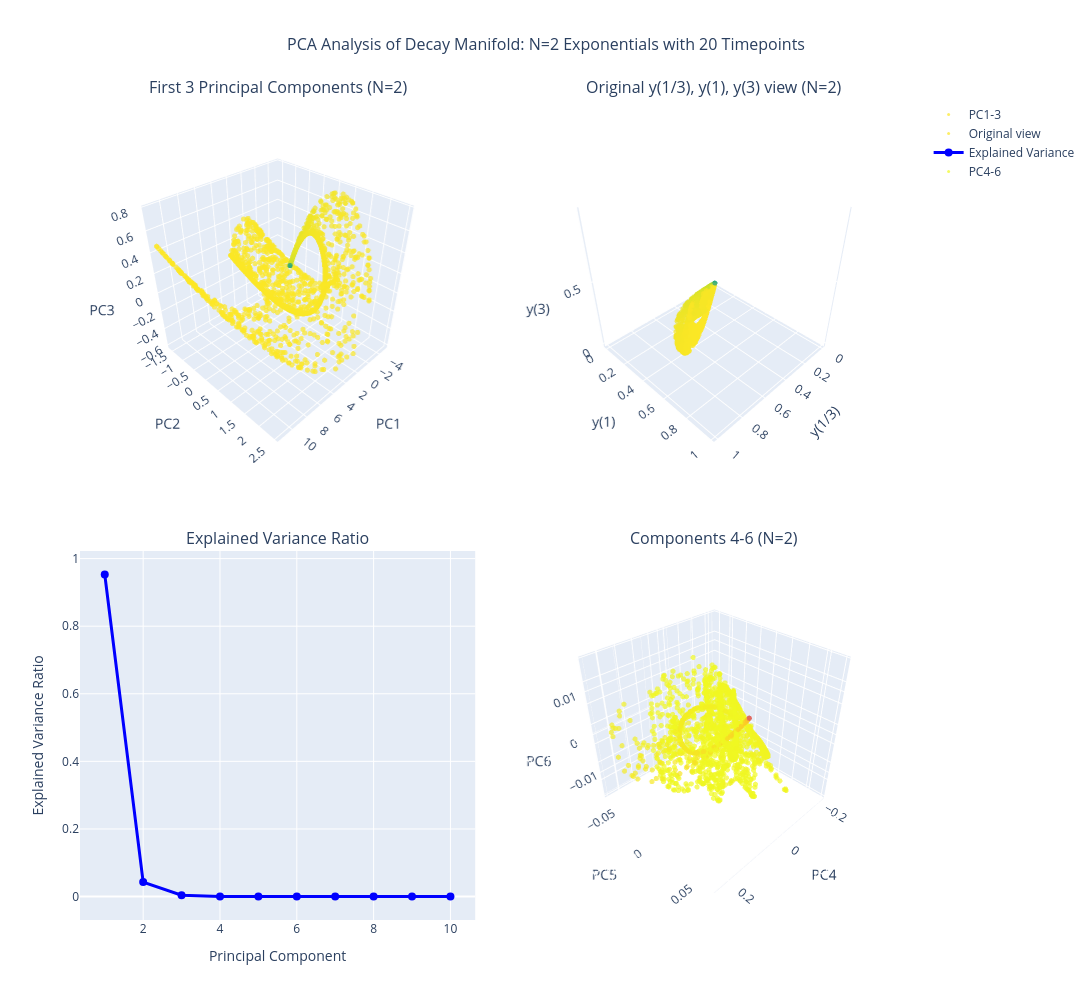
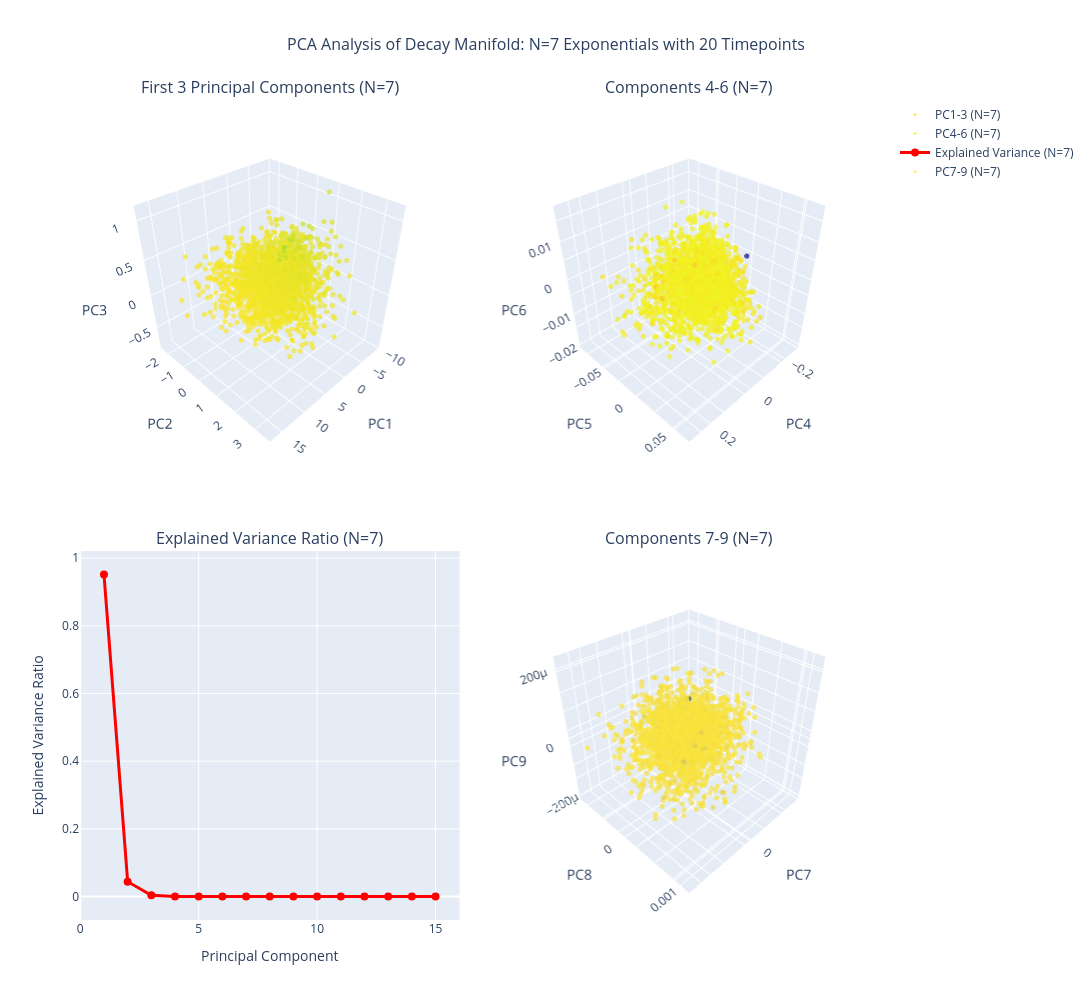

Write notebook code for charts like these, in order.
### Code cell
import numpy as np
import plotly.graph_objects as go
from plotly.subplots import make_subplots
from sklearn.decomposition import PCA
from sklearn.preprocessing import StandardScaler

# --- Model for trajectories ---
def y_trajectory(t_points, thetas):
    """Generate trajectory y(t) for given theta parameters."""
    thetas = np.array(thetas)
    return np.mean(np.exp(-np.outer(thetas, t_points)), axis=0)

# --- Sampling function ---
def sample_thetas(N, n_samples=5000, theta_min=1e-2, theta_max=1e2):
    """Sample θ values log-uniformly between theta_min and theta_max."""
    log_min, log_max = np.log10(theta_min), np.log10(theta_max)
    return 10**np.random.uniform(log_min, log_max, size=(n_samples, N))

# --- Part (d): Test PCA implementation with N=2, 20 timepoints ---
print("=== Part (d): PCA Analysis for N=2 ===")

# Generate 20 timepoints from 0 to 10
t_points = np.linspace(0, 10, 20)
theta_min, theta_max = 1e-2, 1e2

# Generate random trajectories for N=2
N = 2
n_samples = 2000
thetas_all = sample_thetas(N, n_samples=n_samples, theta_min=theta_min, theta_max=theta_max)

# Generate trajectories (each row is one trajectory)
trajectories = np.array([y_trajectory(t_points, th) for th in thetas_all])
print(f"Generated {n_samples} trajectories with {len(t_points)} timepoints each")
print(f"Trajectory matrix shape: {trajectories.shape}")

# Apply PCA
scaler = StandardScaler()
trajectories_scaled = scaler.fit_transform(trajectories)
pca = PCA()
pca_result = pca.fit_transform(trajectories_scaled)

# Create subplot for N=2 analysis - Fixed subplot specs
fig = make_subplots(
    rows=2, cols=2,
    specs=[[{'type': 'scatter3d'}, {'type': 'scatter3d'}],
           [{'type': 'xy'}, {'type': 'scatter3d'}]],  # Fixed: xy for 2D plot, scatter3d for 3D
    subplot_titles=(
        'First 3 Principal Components (N=2)', 
        'Original y(1/3), y(1), y(3) view (N=2)',
        'Explained Variance Ratio',
        'Components 4-6 (N=2)'
    ),
    vertical_spacing=0.1,
    horizontal_spacing=0.05
)

# Plot first 3 principal components
fig.add_trace(
    go.Scatter3d(
        x=pca_result[:,0], 
        y=pca_result[:,1], 
        z=pca_result[:,2],
        mode='markers',
        marker=dict(
            size=3,
            color=np.log10(trajectories[:, 5]),  # Color by y(t) at t≈2.5
            colorscale='Viridis',
            opacity=0.7
        ),
        name='PC1-3',
        hovertemplate='PC1: %{x:.3f}<br>PC2: %{y:.3f}<br>PC3: %{z:.3f}<extra></extra>'
    ),
    row=1, col=1
)

# Compare with original 3-point view
original_3pts = np.array([y_trajectory([1/3, 1, 3], th) for th in thetas_all])
fig.add_trace(
    go.Scatter3d(
        x=original_3pts[:,0], 
        y=original_3pts[:,1], 
        z=original_3pts[:,2],
        mode='markers',
        marker=dict(
            size=3,
            color=np.log10(original_3pts[:, 1]),
            colorscale='Viridis',
            opacity=0.7
        ),
        name='Original view',
        hovertemplate='y(1/3): %{x:.3f}<br>y(1): %{y:.3f}<br>y(3): %{z:.3f}<extra></extra>'
    ),
    row=1, col=2
)

# Plot explained variance ratio (2D plot)
fig.add_trace(
    go.Scatter(
        x=list(range(1, min(11, len(pca.explained_variance_ratio_)+1))),
        y=pca.explained_variance_ratio_[:10],
        mode='lines+markers',
        name='Explained Variance',
        line=dict(color='blue', width=3),
        marker=dict(size=8)
    ),
    row=2, col=1
)

# Plot components 4-6 if they exist (3D plot)
if pca_result.shape[1] >= 6:
    fig.add_trace(
        go.Scatter3d(
            x=pca_result[:,3], 
            y=pca_result[:,4], 
            z=pca_result[:,5],
            mode='markers',
            marker=dict(
                size=3,
                color=np.log10(trajectories[:, 5]),
                colorscale='Plasma',
                opacity=0.7
            ),
            name='PC4-6',
            hovertemplate='PC4: %{x:.3f}<br>PC5: %{y:.3f}<br>PC6: %{z:.3f}<extra></extra>'
        ),
        row=2, col=2
    )

fig.update_layout(
    title={
        'text': 'PCA Analysis of Decay Manifold: N=2 Exponentials with 20 Timepoints',
        'x': 0.5,
        'xanchor': 'center',
        'font': {'size': 16}
    },
    width=1400,
    height=1000,
    showlegend=True
)

# Update 3D scene properties
fig.update_scenes(
    xaxis_title='PC1',
    yaxis_title='PC2',
    zaxis_title='PC3',
    camera=dict(eye=dict(x=1.5, y=1.5, z=1.5)),
    row=1, col=1
)

fig.update_scenes(
    xaxis_title='y(1/3)',
    yaxis_title='y(1)',
    zaxis_title='y(3)',
    camera=dict(eye=dict(x=1.5, y=1.5, z=1.5)),
    row=1, col=2
)

if pca_result.shape[1] >= 6:
    fig.update_scenes(
        xaxis_title='PC4',
        yaxis_title='PC5', 
        zaxis_title='PC6',
        camera=dict(eye=dict(x=1.5, y=1.5, z=1.5)),
        row=2, col=2
    )

# Update 2D plot axes
fig.update_xaxes(title_text="Principal Component", row=2, col=1)
fig.update_yaxes(title_text="Explained Variance Ratio", row=2, col=1)

fig.show()

# Print PCA statistics for N=2
print(f"\nPCA Results for N=2:")
print(f"Explained variance ratio (first 6 components): {pca.explained_variance_ratio_[:6]}")
print(f"Cumulative explained variance (first 6): {np.cumsum(pca.explained_variance_ratio_[:6])}")
print(f"Ratio of consecutive variances: {pca.explained_variance_ratio_[1:6] / pca.explained_variance_ratio_[:5]}")

print("\n" + "="*60)
print("=== Part (e): PCA Analysis for N=7 ===")

# --- Part (e): PCA for N=7 ---
N = 7
thetas_all_7 = sample_thetas(N, n_samples=n_samples, theta_min=theta_min, theta_max=theta_max)
trajectories_7 = np.array([y_trajectory(t_points, th) for th in thetas_all_7])

# Apply PCA for N=7
trajectories_7_scaled = scaler.fit_transform(trajectories_7)
pca_7 = PCA()
pca_result_7 = pca_7.fit_transform(trajectories_7_scaled)

# Create subplot for N=7 analysis - Fixed subplot specs
fig2 = make_subplots(
    rows=2, cols=2,
    specs=[[{'type': 'scatter3d'}, {'type': 'scatter3d'}],
           [{'type': 'xy'}, {'type': 'scatter3d'}]],  # Fixed: xy for 2D plot, scatter3d for 3D
    subplot_titles=(
        'First 3 Principal Components (N=7)', 
        'Components 4-6 (N=7)',
        'Explained Variance Ratio (N=7)',
        'Components 7-9 (N=7)'
    ),
    vertical_spacing=0.1,
    horizontal_spacing=0.05
)

# Plot first 3 principal components for N=7
fig2.add_trace(
    go.Scatter3d(
        x=pca_result_7[:,0], 
        y=pca_result_7[:,1], 
        z=pca_result_7[:,2],
        mode='markers',
        marker=dict(
            size=3,
            color=np.log10(trajectories_7[:, 5]),
            colorscale='Viridis',
            opacity=0.7
        ),
        name='PC1-3 (N=7)',
        hovertemplate='PC1: %{x:.3f}<br>PC2: %{y:.3f}<br>PC3: %{z:.3f}<extra></extra>'
    ),
    row=1, col=1
)

# Plot components 4-6
fig2.add_trace(
    go.Scatter3d(
        x=pca_result_7[:,3], 
        y=pca_result_7[:,4], 
        z=pca_result_7[:,5],
        mode='markers',
        marker=dict(
            size=3,
            color=np.log10(trajectories_7[:, 5]),
            colorscale='Plasma',
            opacity=0.7
        ),
        name='PC4-6 (N=7)',
        hovertemplate='PC4: %{x:.3f}<br>PC5: %{y:.3f}<br>PC6: %{z:.3f}<extra></extra>'
    ),
    row=1, col=2
)

# Plot explained variance ratio (2D plot)
fig2.add_trace(
    go.Scatter(
        x=list(range(1, min(16, len(pca_7.explained_variance_ratio_)+1))),
        y=pca_7.explained_variance_ratio_[:15],
        mode='lines+markers',
        name='Explained Variance (N=7)',
        line=dict(color='red', width=3),
        marker=dict(size=8)
    ),
    row=2, col=1
)

# Plot components 7-9 if they exist (3D plot)
if pca_result_7.shape[1] >= 9:
    fig2.add_trace(
        go.Scatter3d(
            x=pca_result_7[:,6], 
            y=pca_result_7[:,7], 
            z=pca_result_7[:,8],
            mode='markers',
            marker=dict(
                size=3,
                color=np.log10(trajectories_7[:, 5]),
                colorscale='Cividis',
                opacity=0.7
            ),
            name='PC7-9 (N=7)',
            hovertemplate='PC7: %{x:.3f}<br>PC8: %{y:.3f}<br>PC9: %{z:.3f}<extra></extra>'
        ),
        row=2, col=2
    )

fig2.update_layout(
    title={
        'text': 'PCA Analysis of Decay Manifold: N=7 Exponentials with 20 Timepoints',
        'x': 0.5,
        'xanchor': 'center',
        'font': {'size': 16}
    },
    width=1400,
    height=1000,
    showlegend=True
)

# Update 3D scene properties for N=7
fig2.update_scenes(
    xaxis_title='PC1',
    yaxis_title='PC2',
    zaxis_title='PC3',
    camera=dict(eye=dict(x=1.5, y=1.5, z=1.5)),
    row=1, col=1
)

fig2.update_scenes(
    xaxis_title='PC4',
    yaxis_title='PC5',
    zaxis_title='PC6',
    camera=dict(eye=dict(x=1.5, y=1.5, z=1.5)),
    row=1, col=2
)

if pca_result_7.shape[1] >= 9:
    fig2.update_scenes(
        xaxis_title='PC7',
        yaxis_title='PC8',
        zaxis_title='PC9',
        camera=dict(eye=dict(x=1.5, y=1.5, z=1.5)),
        row=2, col=2
    )

# Update 2D plot axes
fig2.update_xaxes(title_text="Principal Component", row=2, col=1)
fig2.update_yaxes(title_text="Explained Variance Ratio", row=2, col=1)

fig2.show()

# Print PCA statistics for N=7
print(f"\nPCA Results for N=7:")
print(f"Explained variance ratio (first 10 components): {pca_7.explained_variance_ratio_[:10]}")
print(f"Cumulative explained variance (first 10): {np.cumsum(pca_7.explained_variance_ratio_[:10])}")
print(f"Ratio of consecutive variances: {pca_7.explained_variance_ratio_[1:10] / pca_7.explained_variance_ratio_[:9]}")

# Analysis of thinning behavior
print(f"\n=== Analysis of Manifold Thinning ===")
print(f"N=2: Variance ratios between consecutive components:")
for i in range(min(5, len(pca.explained_variance_ratio_)-1)):
    ratio = pca.explained_variance_ratio_[i+1] / pca.explained_variance_ratio_[i]
    print(f"  PC{i+2}/PC{i+1}: {ratio:.4f}")

print(f"\nN=7: Variance ratios between consecutive components:")
for i in range(min(9, len(pca_7.explained_variance_ratio_)-1)):
    ratio = pca_7.explained_variance_ratio_[i+1] / pca_7.explained_variance_ratio_[i]
    print(f"  PC{i+2}/PC{i+1}: {ratio:.4f}")

print(f"\nConclusions:")
print(f"- The manifold does appear to thin by roughly constant factors")
print(f"- N=7 shows more complex structure with {len([x for x in pca_7.explained_variance_ratio_ if x > 0.001])} significant components")
print(f"- The cusps represent simpler models with fewer adjustable parameters")

### Figure 1 — Plotly figure (JSON) as saved in the notebook; plotly's stock layout.template omitted (floating-point values rounded to 4 significant figures; data arrays with more than 128 entries replaced by an {"elided": "..."} marker saying what was removed)
{"data": [{"hovertemplate": "PC1: %{x:.3f}<br>PC2: %{y:.3f}<br>PC3: %{z:.3f}<extra></extra>", "marker": {"color": {"elided": "2000 float values"}, "colorscale": [[0, "#440154"], [0.1111, "#482878"], [0.2222, "#3e4989"], [0.3333, "#31688e"], [0.4444, "#26828e"], [0.5556, "#1f9e89"], [0.6667, "#35b779"], [0.7778, "#6ece58"], [0.8889, "#b5de2b"], [1, "#fde725"]], "opacity": 0.7, "size": 3}, "mode": "markers", "name": "PC1-3", "scene": "scene", "type": "scatter3d", "x": {"elided": "2000 float values"}, "y": {"elided": "2000 float values"}, "z": {"elided": "2000 float values"}}, {"hovertemplate": "y(1/3): %{x:.3f}<br>y(1): %{y:.3f}<br>y(3): %{z:.3f}<extra></extra>", "marker": {"color": {"elided": "2000 float values"}, "colorscale": [[0, "#440154"], [0.1111, "#482878"], [0.2222, "#3e4989"], [0.3333, "#31688e"], [0.4444, "#26828e"], [0.5556, "#1f9e89"], [0.6667, "#35b779"], [0.7778, "#6ece58"], [0.8889, "#b5de2b"], [1, "#fde725"]], "opacity": 0.7, "size": 3}, "mode": "markers", "name": "Original view", "scene": "scene2", "type": "scatter3d", "x": {"elided": "2000 float values"}, "y": {"elided": "2000 float values"}, "z": {"elided": "2000 float values"}}, {"line": {"color": "blue", "width": 3}, "marker": {"size": 8}, "mode": "lines+markers", "name": "Explained Variance", "type": "scatter", "x": [1, 2, 3, 4, 5, 6, 7, 8, 9, 10], "xaxis": "x", "y": [0.9531, 0.04272, 0.003829, 0.0003361, 2.508e-05, 1.593e-06, 9.735e-08, 4.605e-09, 2.038e-10, 7.567e-12], "yaxis": "y"}, {"hovertemplate": "PC4: %{x:.3f}<br>PC5: %{y:.3f}<br>PC6: %{z:.3f}<extra></extra>", "marker": {"color": {"elided": "2000 float values"}, "colorscale": [[0, "#0d0887"], [0.1111, "#46039f"], [0.2222, "#7201a8"], [0.3333, "#9c179e"], [0.4444, "#bd3786"], [0.5556, "#d8576b"], [0.6667, "#ed7953"], [0.7778, "#fb9f3a"], [0.8889, "#fdca26"], [1, "#f0f921"]], "opacity": 0.7, "size": 3}, "mode": "markers", "name": "PC4-6", "scene": "scene3", "type": "scatter3d", "x": {"elided": "2000 float values"}, "y": {"elided": "2000 float values"}, "z": {"elided": "2000 float values"}}], "layout": {"annotations": [{"font": {"size": 16}, "showarrow": false, "text": "First 3 Principal Components (N=2)", "x": 0.2375, "xanchor": "center", "xref": "paper", "y": 1, "yanchor": "bottom", "yref": "paper"}, {"font": {"size": 16}, "showarrow": false, "text": "Original y(1/3), y(1), y(3) view (N=2)", "x": 0.7625, "xanchor": "center", "xref": "paper", "y": 1, "yanchor": "bottom", "yref": "paper"}, {"font": {"size": 16}, "showarrow": false, "text": "Explained Variance Ratio", "x": 0.2375, "xanchor": "center", "xref": "paper", "y": 0.45, "yanchor": "bottom", "yref": "paper"}, {"font": {"size": 16}, "showarrow": false, "text": "Components 4-6 (N=2)", "x": 0.7625, "xanchor": "center", "xref": "paper", "y": 0.45, "yanchor": "bottom", "yref": "paper"}], "height": 1000, "scene": {"camera": {"eye": {"x": 1.5, "y": 1.5, "z": 1.5}}, "domain": {"x": [0, 0.475], "y": [0.55, 1]}, "xaxis": {"title": {"text": "PC1"}}, "yaxis": {"title": {"text": "PC2"}}, "zaxis": {"title": {"text": "PC3"}}}, "scene2": {"camera": {"eye": {"x": 1.5, "y": 1.5, "z": 1.5}}, "domain": {"x": [0.525, 1], "y": [0.55, 1]}, "xaxis": {"title": {"text": "y(1/3)"}}, "yaxis": {"title": {"text": "y(1)"}}, "zaxis": {"title": {"text": "y(3)"}}}, "scene3": {"camera": {"eye": {"x": 1.5, "y": 1.5, "z": 1.5}}, "domain": {"x": [0.525, 1], "y": [0, 0.45]}, "xaxis": {"title": {"text": "PC4"}}, "yaxis": {"title": {"text": "PC5"}}, "zaxis": {"title": {"text": "PC6"}}}, "showlegend": true, "title": {"font": {"size": 16}, "text": "PCA Analysis of Decay Manifold: N=2 Exponentials with 20 Timepoints", "x": 0.5, "xanchor": "center"}, "width": 1400, "xaxis": {"anchor": "y", "domain": [0, 0.475], "title": {"text": "Principal Component"}}, "yaxis": {"anchor": "x", "domain": [0, 0.45], "title": {"text": "Explained Variance Ratio"}}}}

### Figure 2 — Plotly figure (JSON) as saved in the notebook; plotly's stock layout.template omitted (floating-point values rounded to 4 significant figures; data arrays with more than 128 entries replaced by an {"elided": "..."} marker saying what was removed)
{"data": [{"hovertemplate": "PC1: %{x:.3f}<br>PC2: %{y:.3f}<br>PC3: %{z:.3f}<extra></extra>", "marker": {"color": {"elided": "2000 float values"}, "colorscale": [[0, "#440154"], [0.1111, "#482878"], [0.2222, "#3e4989"], [0.3333, "#31688e"], [0.4444, "#26828e"], [0.5556, "#1f9e89"], [0.6667, "#35b779"], [0.7778, "#6ece58"], [0.8889, "#b5de2b"], [1, "#fde725"]], "opacity": 0.7, "size": 3}, "mode": "markers", "name": "PC1-3 (N=7)", "scene": "scene", "type": "scatter3d", "x": {"elided": "2000 float values"}, "y": {"elided": "2000 float values"}, "z": {"elided": "2000 float values"}}, {"hovertemplate": "PC4: %{x:.3f}<br>PC5: %{y:.3f}<br>PC6: %{z:.3f}<extra></extra>", "marker": {"color": {"elided": "2000 float values"}, "colorscale": [[0, "#0d0887"], [0.1111, "#46039f"], [0.2222, "#7201a8"], [0.3333, "#9c179e"], [0.4444, "#bd3786"], [0.5556, "#d8576b"], [0.6667, "#ed7953"], [0.7778, "#fb9f3a"], [0.8889, "#fdca26"], [1, "#f0f921"]], "opacity": 0.7, "size": 3}, "mode": "markers", "name": "PC4-6 (N=7)", "scene": "scene2", "type": "scatter3d", "x": {"elided": "2000 float values"}, "y": {"elided": "2000 float values"}, "z": {"elided": "2000 float values"}}, {"line": {"color": "red", "width": 3}, "marker": {"size": 8}, "mode": "lines+markers", "name": "Explained Variance (N=7)", "type": "scatter", "x": [1, 2, 3, 4, 5, 6, 7, 8, 9, 10, 11, 12, 13, 14, 15], "xaxis": "x", "y": [0.9517, 0.04388, 0.004025, 0.0003601, 2.61e-05, 1.644e-06, 9.471e-08, 4.683e-09, 2.041e-10, 7.759e-12, 2.284e-13, 5.884e-15, 1.252e-16, 2.848e-17, 1.478e-17], "yaxis": "y"}, {"hovertemplate": "PC7: %{x:.3f}<br>PC8: %{y:.3f}<br>PC9: %{z:.3f}<extra></extra>", "marker": {"color": {"elided": "2000 float values"}, "colorscale": [[0, "#00224e"], [0.1111, "#123570"], [0.2222, "#3b496c"], [0.3333, "#575d6d"], [0.4444, "#707173"], [0.5556, "#8a8678"], [0.6667, "#a59c74"], [0.7778, "#c3b369"], [0.8889, "#e1cc55"], [1, "#fee838"]], "opacity": 0.7, "size": 3}, "mode": "markers", "name": "PC7-9 (N=7)", "scene": "scene3", "type": "scatter3d", "x": {"elided": "2000 float values"}, "y": {"elided": "2000 float values"}, "z": {"elided": "2000 float values"}}], "layout": {"annotations": [{"font": {"size": 16}, "showarrow": false, "text": "First 3 Principal Components (N=7)", "x": 0.2375, "xanchor": "center", "xref": "paper", "y": 1, "yanchor": "bottom", "yref": "paper"}, {"font": {"size": 16}, "showarrow": false, "text": "Components 4-6 (N=7)", "x": 0.7625, "xanchor": "center", "xref": "paper", "y": 1, "yanchor": "bottom", "yref": "paper"}, {"font": {"size": 16}, "showarrow": false, "text": "Explained Variance Ratio (N=7)", "x": 0.2375, "xanchor": "center", "xref": "paper", "y": 0.45, "yanchor": "bottom", "yref": "paper"}, {"font": {"size": 16}, "showarrow": false, "text": "Components 7-9 (N=7)", "x": 0.7625, "xanchor": "center", "xref": "paper", "y": 0.45, "yanchor": "bottom", "yref": "paper"}], "height": 1000, "scene": {"camera": {"eye": {"x": 1.5, "y": 1.5, "z": 1.5}}, "domain": {"x": [0, 0.475], "y": [0.55, 1]}, "xaxis": {"title": {"text": "PC1"}}, "yaxis": {"title": {"text": "PC2"}}, "zaxis": {"title": {"text": "PC3"}}}, "scene2": {"camera": {"eye": {"x": 1.5, "y": 1.5, "z": 1.5}}, "domain": {"x": [0.525, 1], "y": [0.55, 1]}, "xaxis": {"title": {"text": "PC4"}}, "yaxis": {"title": {"text": "PC5"}}, "zaxis": {"title": {"text": "PC6"}}}, "scene3": {"camera": {"eye": {"x": 1.5, "y": 1.5, "z": 1.5}}, "domain": {"x": [0.525, 1], "y": [0, 0.45]}, "xaxis": {"title": {"text": "PC7"}}, "yaxis": {"title": {"text": "PC8"}}, "zaxis": {"title": {"text": "PC9"}}}, "showlegend": true, "title": {"font": {"size": 16}, "text": "PCA Analysis of Decay Manifold: N=7 Exponentials with 20 Timepoints", "x": 0.5, "xanchor": "center"}, "width": 1400, "xaxis": {"anchor": "y", "domain": [0, 0.475], "title": {"text": "Principal Component"}}, "yaxis": {"anchor": "x", "domain": [0, 0.45], "title": {"text": "Explained Variance Ratio"}}}}
